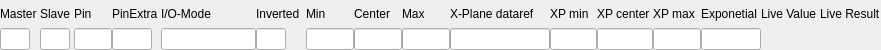
<?xml version="1.0" encoding="UTF-8"?>
<ui version="4.0">
 <class>Form</class>
 <widget class="QWidget" name="Form">
  <property name="geometry">
   <rect>
    <x>0</x>
    <y>0</y>
    <width>881</width>
    <height>50</height>
   </rect>
  </property>
  <property name="windowTitle">
   <string>Form</string>
  </property>
  <layout class="QGridLayout" name="gridLayout_2">
   <property name="leftMargin">
    <number>0</number>
   </property>
   <property name="topMargin">
    <number>0</number>
   </property>
   <property name="rightMargin">
    <number>0</number>
   </property>
   <property name="bottomMargin">
    <number>0</number>
   </property>
   <property name="spacing">
    <number>0</number>
   </property>
   <item row="0" column="0">
    <layout class="QGridLayout" name="gridLayout">
     <item row="1" column="15">
      <widget class="QLineEdit" name="lineEditXpExp">
       <property name="maximumSize">
        <size>
         <width>60</width>
         <height>16777215</height>
        </size>
       </property>
      </widget>
     </item>
     <item row="0" column="12">
      <widget class="QLabel" name="label_12">
       <property name="text">
        <string>XP min</string>
       </property>
      </widget>
     </item>
     <item row="0" column="14">
      <widget class="QLabel" name="label_13">
       <property name="text">
        <string>XP max</string>
       </property>
      </widget>
     </item>
     <item row="1" column="1">
      <widget class="QLineEdit" name="lineEditSlave">
       <property name="sizePolicy">
        <sizepolicy hsizetype="MinimumExpanding" vsizetype="Fixed">
         <horstretch>0</horstretch>
         <verstretch>0</verstretch>
        </sizepolicy>
       </property>
       <property name="minimumSize">
        <size>
         <width>0</width>
         <height>0</height>
        </size>
       </property>
       <property name="maximumSize">
        <size>
         <width>30</width>
         <height>16777215</height>
        </size>
       </property>
       <property name="baseSize">
        <size>
         <width>20</width>
         <height>0</height>
        </size>
       </property>
      </widget>
     </item>
     <item row="0" column="16">
      <widget class="QLabel" name="label_15">
       <property name="text">
        <string>Live Value </string>
       </property>
      </widget>
     </item>
     <item row="0" column="7">
      <widget class="QLabel" name="label_8">
       <property name="text">
        <string>Min</string>
       </property>
      </widget>
     </item>
     <item row="1" column="7">
      <widget class="QLineEdit" name="lineEditMin">
       <property name="maximumSize">
        <size>
         <width>60</width>
         <height>16777215</height>
        </size>
       </property>
      </widget>
     </item>
     <item row="1" column="10">
      <widget class="QLineEdit" name="lineEditDataref">
       <property name="minimumSize">
        <size>
         <width>100</width>
         <height>0</height>
        </size>
       </property>
      </widget>
     </item>
     <item row="0" column="9">
      <widget class="QLabel" name="label_9">
       <property name="text">
        <string>Max</string>
       </property>
      </widget>
     </item>
     <item row="0" column="0">
      <widget class="QLabel" name="label">
       <property name="text">
        <string>Master </string>
       </property>
      </widget>
     </item>
     <item row="1" column="4">
      <widget class="QLineEdit" name="lineEditIOMode">
       <property name="maximumSize">
        <size>
         <width>160</width>
         <height>16777215</height>
        </size>
       </property>
      </widget>
     </item>
     <item row="0" column="1">
      <widget class="QLabel" name="label_2">
       <property name="text">
        <string>Slave </string>
       </property>
      </widget>
     </item>
     <item row="0" column="10">
      <widget class="QLabel" name="label_10">
       <property name="text">
        <string>X-Plane dataref </string>
       </property>
      </widget>
     </item>
     <item row="0" column="4">
      <widget class="QLabel" name="label_5">
       <property name="text">
        <string>I/O-Mode</string>
       </property>
      </widget>
     </item>
     <item row="1" column="16">
      <widget class="QLabel" name="labelLiveValue">
       <property name="text">
        <string/>
       </property>
      </widget>
     </item>
     <item row="0" column="15">
      <widget class="QLabel" name="label_14">
       <property name="text">
        <string>Exponetial </string>
       </property>
      </widget>
     </item>
     <item row="0" column="8">
      <widget class="QLabel" name="label_7">
       <property name="text">
        <string>Center</string>
       </property>
      </widget>
     </item>
     <item row="1" column="2">
      <widget class="QLineEdit" name="lineEditPin">
       <property name="minimumSize">
        <size>
         <width>0</width>
         <height>0</height>
        </size>
       </property>
       <property name="maximumSize">
        <size>
         <width>50</width>
         <height>16777215</height>
        </size>
       </property>
       <property name="baseSize">
        <size>
         <width>20</width>
         <height>0</height>
        </size>
       </property>
      </widget>
     </item>
     <item row="0" column="5">
      <widget class="QLabel" name="label_6">
       <property name="text">
        <string>Inverted  </string>
       </property>
      </widget>
     </item>
     <item row="1" column="12">
      <widget class="QLineEdit" name="lineEditXpMin">
       <property name="maximumSize">
        <size>
         <width>60</width>
         <height>16777215</height>
        </size>
       </property>
      </widget>
     </item>
     <item row="0" column="17">
      <widget class="QLabel" name="label_16">
       <property name="text">
        <string>Live Result</string>
       </property>
      </widget>
     </item>
     <item row="0" column="3">
      <widget class="QLabel" name="label_4">
       <property name="text">
        <string>PinExtra </string>
       </property>
      </widget>
     </item>
     <item row="1" column="3">
      <widget class="QLineEdit" name="lineEditPinExtra">
       <property name="sizePolicy">
        <sizepolicy hsizetype="MinimumExpanding" vsizetype="Fixed">
         <horstretch>0</horstretch>
         <verstretch>0</verstretch>
        </sizepolicy>
       </property>
       <property name="maximumSize">
        <size>
         <width>40</width>
         <height>16777215</height>
        </size>
       </property>
      </widget>
     </item>
     <item row="0" column="2">
      <widget class="QLabel" name="label_3">
       <property name="text">
        <string>Pin</string>
       </property>
      </widget>
     </item>
     <item row="1" column="0">
      <widget class="QLineEdit" name="lineEditMaster">
       <property name="sizePolicy">
        <sizepolicy hsizetype="MinimumExpanding" vsizetype="Fixed">
         <horstretch>0</horstretch>
         <verstretch>0</verstretch>
        </sizepolicy>
       </property>
       <property name="maximumSize">
        <size>
         <width>30</width>
         <height>16777215</height>
        </size>
       </property>
       <property name="baseSize">
        <size>
         <width>20</width>
         <height>0</height>
        </size>
       </property>
      </widget>
     </item>
     <item row="1" column="9">
      <widget class="QLineEdit" name="lineEditMax">
       <property name="maximumSize">
        <size>
         <width>60</width>
         <height>16777215</height>
        </size>
       </property>
      </widget>
     </item>
     <item row="1" column="5">
      <widget class="QLineEdit" name="lineEditInverted">
       <property name="maximumSize">
        <size>
         <width>30</width>
         <height>16777215</height>
        </size>
       </property>
      </widget>
     </item>
     <item row="1" column="8">
      <widget class="QLineEdit" name="lineEditCenter">
       <property name="maximumSize">
        <size>
         <width>60</width>
         <height>16777215</height>
        </size>
       </property>
      </widget>
     </item>
     <item row="1" column="17">
      <widget class="QLabel" name="labelLiveXp">
       <property name="text">
        <string/>
       </property>
      </widget>
     </item>
     <item row="1" column="14">
      <widget class="QLineEdit" name="lineEditXpMax">
       <property name="maximumSize">
        <size>
         <width>60</width>
         <height>16777215</height>
        </size>
       </property>
      </widget>
     </item>
     <item row="0" column="13">
      <widget class="QLabel" name="label_11">
       <property name="text">
        <string>XP center </string>
       </property>
      </widget>
     </item>
     <item row="1" column="13">
      <widget class="QLineEdit" name="lineEditXpCenter">
       <property name="maximumSize">
        <size>
         <width>60</width>
         <height>16777215</height>
        </size>
       </property>
      </widget>
     </item>
    </layout>
   </item>
  </layout>
 </widget>
 <resources/>
 <connections/>
</ui>
